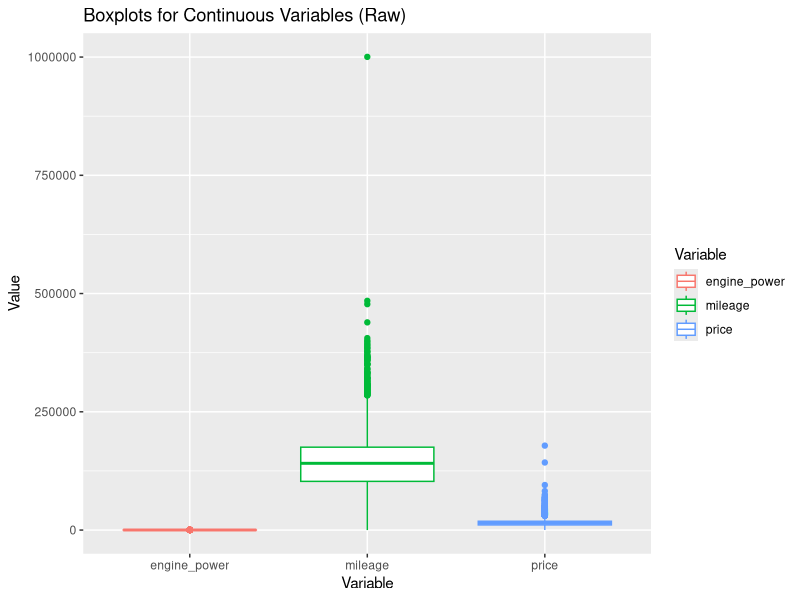
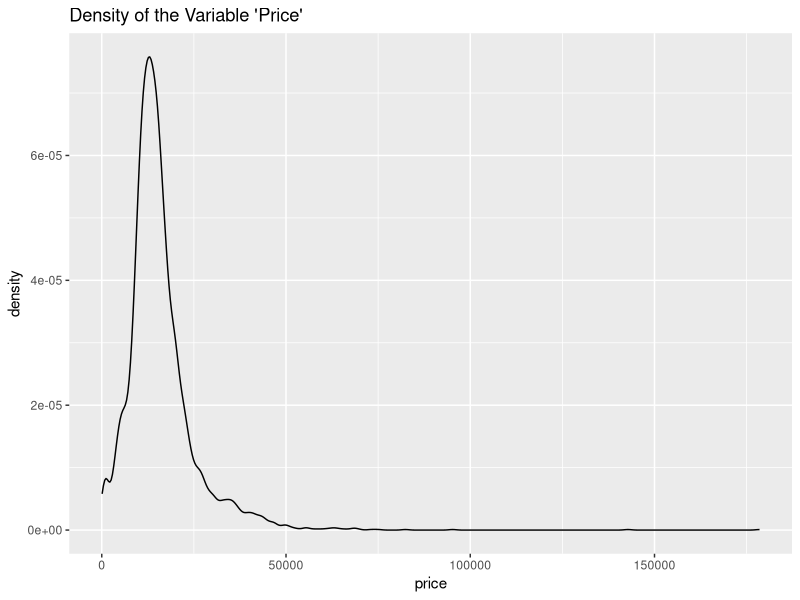
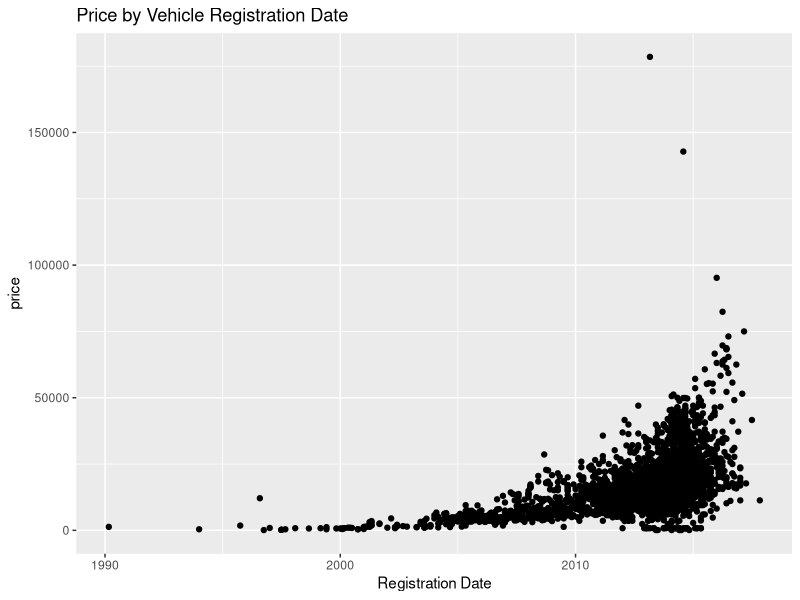
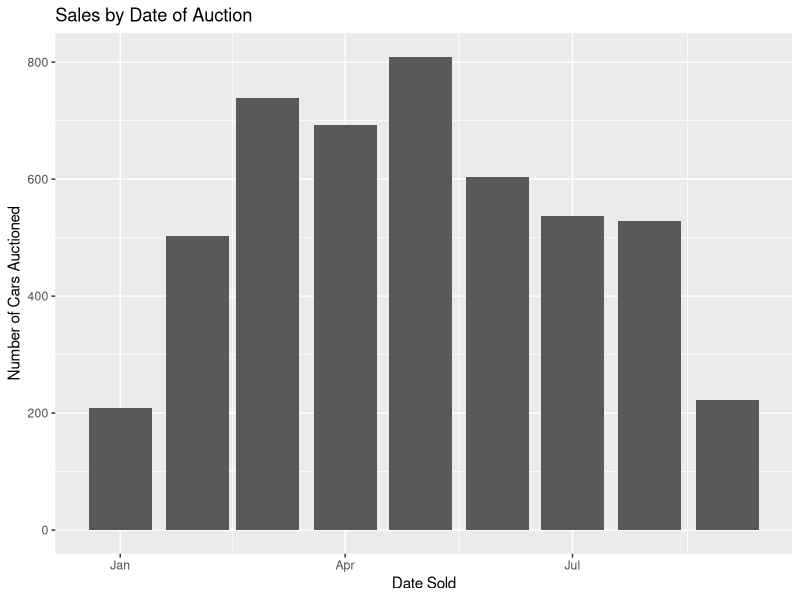
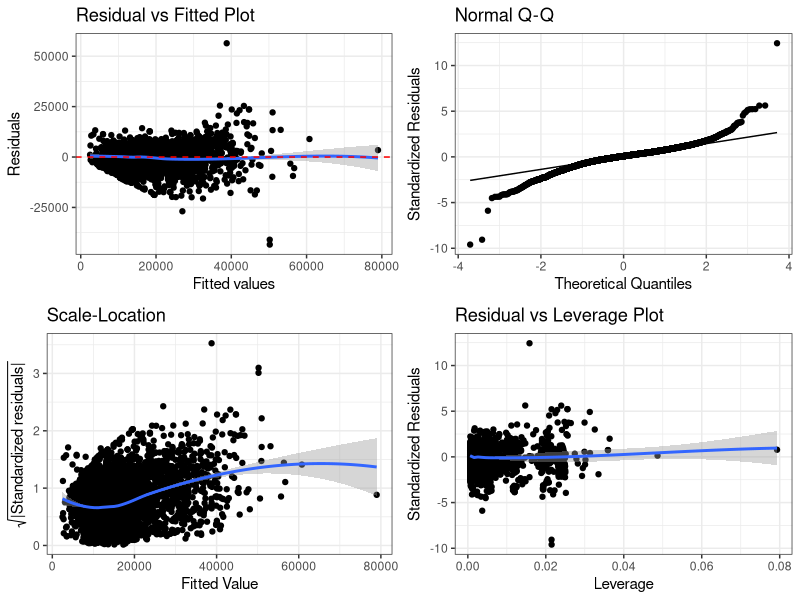
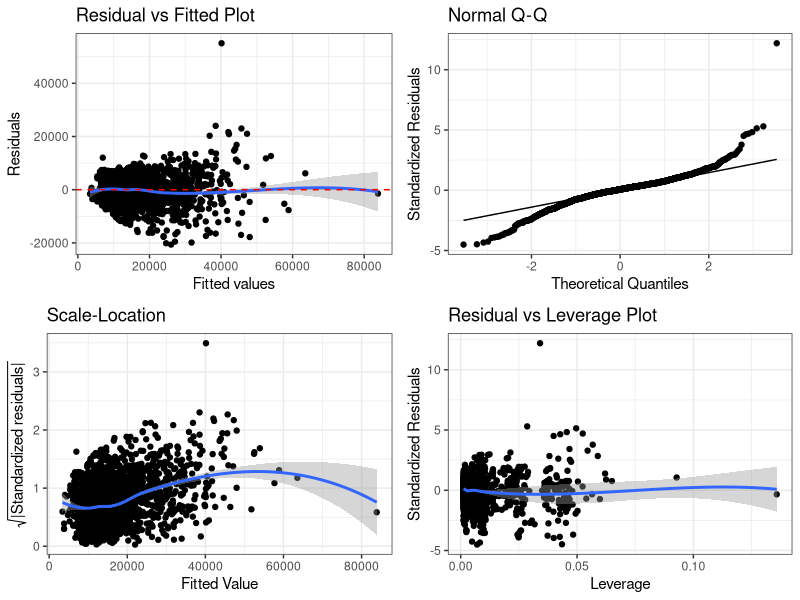
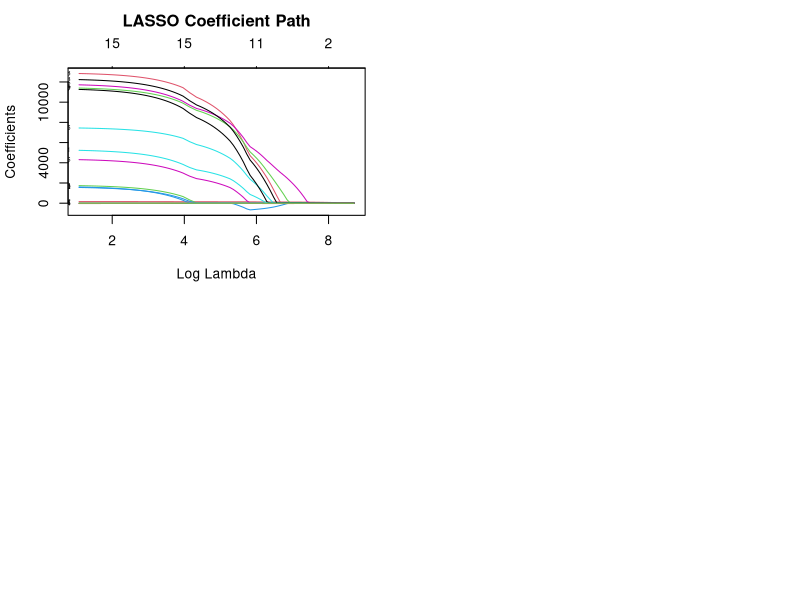

Recreate these plots in R, in order.
## ---- chunk 1
knitr::opts_chunk$set(
  echo = TRUE,    # Show the R code in the final output.
  fig.pos = "!h"  # Suggests to position figures "here" in the output.
)
## ---- chunk 2
mylibrary <- c("tidyverse", "cowplot", "GGally", "MASS", "ggplot2", "glmnet", "data.table", "car")
invisible(lapply(mylibrary, library, character.only = TRUE))
### load the data
dat_bmw <- read.csv("BMWpricing_updated.csv")
## ---- chunk 3
par(mfrow=c(2,2))
dat_bmw[,c("price", "mileage", "engine_power")]|>
  pivot_longer(everything(), values_to = "Value", names_to = "Variable") |>
  ggplot() + geom_boxplot(aes(x=Variable, y=Value, color=Variable)) +
  labs(title = "Boxplots for Continuous Variables (Raw)")

dat_bmw|>
  ggplot() + geom_density(aes(x=price)) +
  labs(title = "Density of the Variable 'Price'")

dat_bmw|>
  ggplot(aes(x = as.Date(registration_date, format = "%m/%d/%Y"), y = price)) +
  geom_point() + 
  labs(title = "Price by Vehicle Registration Date") +
  xlab("Registration Date")

dat_bmw|>
  ggplot(aes(x = as.Date(sold_at, format = "%m/%d/%Y"))) +
  geom_bar() + 
  labs(title = "Sales by Date of Auction") +
  xlab("Date Sold") +
  ylab("Number of Cars Auctioned")
  
## ---- chunk 4
dat_bmw_clean <- dat_bmw|>
  filter(mileage < 500000 & mileage > 0)|>
  filter(price < 100000)|>
  filter(engine_power != 0)
  
head(dat_bmw_clean)
## ---- chunk 5
### Create Model series variable
dat_bmw_clean <- dat_bmw_clean %>%
  mutate(model_series = case_when(
    grepl("^1", model_key) ~ "1_Series",
    grepl("^2", model_key) ~ "2_Series",
    grepl("^3", model_key) ~ "3_Series",
    grepl("^4", model_key) ~ "4_Series",
    grepl("^5", model_key) ~ "5_Series",
    grepl("^7", model_key) ~ "7_Series",
    grepl("^M|M$", model_key) ~ "M_Power",
    model_key %in% c("X1") ~ "X1",
    model_key %in% c("X3") ~ "X3",
    model_key %in% c("X5") ~ "X5",
    model_key %in% c("X6") ~ "X6",
    TRUE ~ "Other"
  ))
## ---- chunk 6
train_index = which(dat_bmw_clean$obs_type == "Training")
test_index = which(dat_bmw_clean$obs_type == "Validation")
dat_bmw_train = dat_bmw_clean[train_index,]
dat_bmw_test = dat_bmw_clean[test_index,]
## ---- chunk 7
### Function to create diagnostic plots
diagPlot<-function(model){
    p1<-ggplot(model, aes(.fitted, .resid))+geom_point()
    p1<-p1+stat_smooth(method="loess")+geom_hline(yintercept=0, col="red", linetype="dashed")
    p1<-p1+xlab("Fitted values")+ylab("Residuals")
    p1<-p1+ggtitle("Residual vs Fitted Plot")+theme_bw()
    
    p2 <- ggplot(model, aes(sample = .stdresid)) +
      stat_qq() +
      stat_qq_line() +
      xlab("Theoretical Quantiles") +
      ylab("Standardized Residuals") +
      ggtitle("Normal Q-Q") +
      theme_bw()
    
    p3<-ggplot(model, aes(.fitted, sqrt(abs(.stdresid))))+geom_point(na.rm=TRUE)
    p3<-p3+stat_smooth(method="loess", na.rm = TRUE)+xlab("Fitted Value")
    p3<-p3+ylab(expression(sqrt("|Standardized residuals|")))
    p3<-p3+ggtitle("Scale-Location")+theme_bw()
    
    p5<-ggplot(model, aes(.hat, .stdresid))+geom_point(na.rm=TRUE)
    p5<-p5+stat_smooth(method="loess", na.rm=TRUE)
    p5<-p5+xlab("Leverage")+ylab("Standardized Residuals")
    p5<-p5+ggtitle("Residual vs Leverage Plot")
    p5<-p5+scale_size_continuous("Cook's Distance", range=c(1,5))
    p5<-p5+theme_bw()+theme(legend.position="bottom")
    
    #return(list(rvfPlot=p1, qqPlot=p2, sclLocPlot=p3, rvlevPlot=p5))
    plot_grid(p1, p2, p3, p5, align = "h")
}
## ---- chunk 8
Full_model <- lm(price ~ mileage + engine_power + model_series + I(mileage^(1/2)) + mileage:engine_power, data = dat_bmw_clean)
summary(Full_model)

diagPlot(Full_model)
## ---- chunk 9
Full_model_train <- lm(price ~ mileage + engine_power + model_series + I(mileage^(1/2)) + mileage:engine_power, data = dat_bmw_train)
summary(Full_model_train)

diagPlot(Full_model_train)
## ---- chunk 10
# Create a model matrix
X <- model.matrix(price ~ mileage + engine_power + model_series + I(mileage^(1/2)) + mileage:engine_power, data = dat_bmw_train)[, -1]

# Create the response variable
Y <- dat_bmw_train$price

# set seed for reproductivity
set.seed(20250408)

# Fit the LASSO regression model using glmnet with alpha = 1
lasso_model <- glmnet(x = X, y = Y, alpha = 1)

# The x-axis shows log(lambda) and each line corresponds to a coefficient.
plot(lasso_model, xvar = "lambda", label = TRUE)
title("LASSO Coefficient Path", line = 2.5)

## ---- chunk 11
# Use cross-validation to determine the lambda that minimizes the mean squared error
cv_model <- cv.glmnet(x = X, y = Y, alpha = 1)
best_lambda <- cv_model$lambda.min

cat("Best Lambda - LASSO:", best_lambda)
## ---- chunk 12
# Display the coefficients at the best lambda value.
lasso_coef <- coef(lasso_model, s = best_lambda)
print(lasso_coef)
